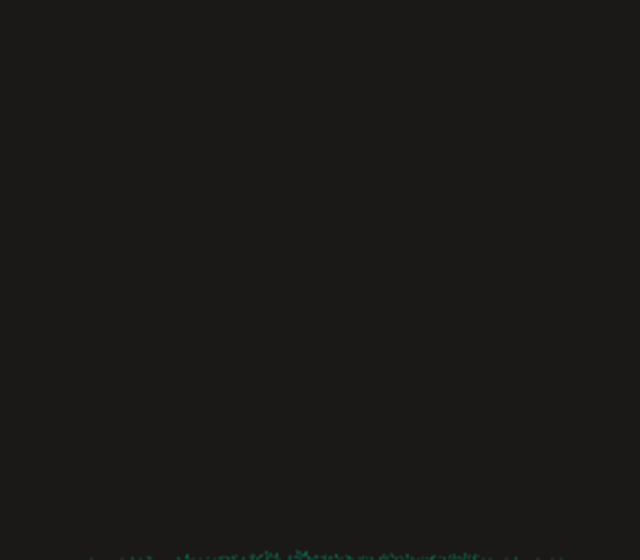
Frame 1 (no input)
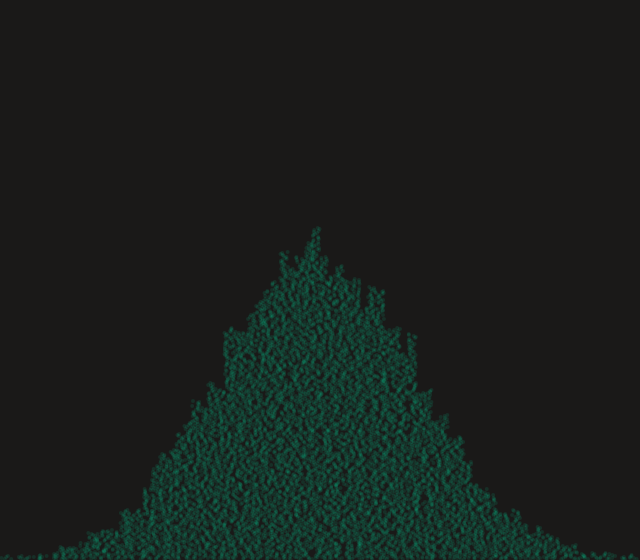
Frame 60 (no input)
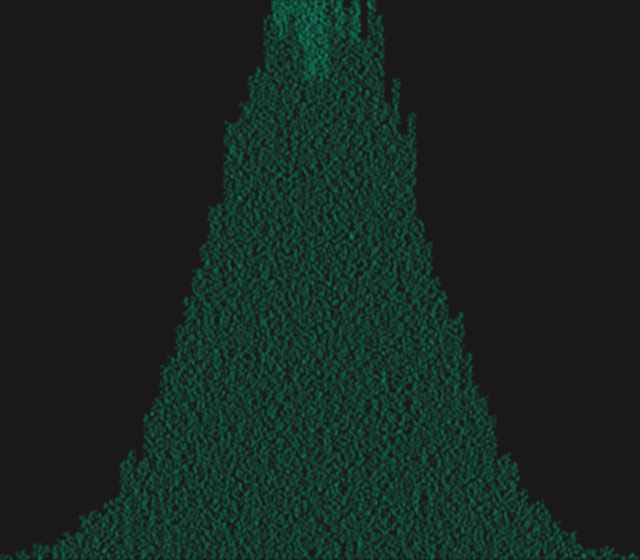
Frame 120 (the mouse pressed at the canvas centre since frame 60)

The p5.js sketch that drew these frames (run headless with seeded random() and noise() and a simulated clock; from frame 60 on, the mouse is pressed at the canvas centre):

// p5.js sketch
// ── sketch.js
let randomCounts = [];
let randomCountsInc = [];
let randomCountsMode = [];
let randomCountsModeInc = [];
let total = 80;

function setup() {
  createCanvas(640, 560);
  colorMode(HSB);
  background(24, 6, 10);

  for (let i = 0; i < total; i++) {
    randomCounts[i] = 0;
    randomCountsInc[i] = 1;
    randomCountsMode[i] = 1;
    randomCountsModeInc[i] = 1;
  }
}

function draw() {
  for (let i = 0; i < 160; i++) {
    // Get a gaussian random number w/ mean of 0 and standard deviation of 1.0
    let xloc = randomGaussian();

    const sd = 100; // Define a standard deviation
    const mean = width / 2; // Define a mean value (middle of the screen along the x-axis)
    xloc = xloc * sd + mean; // Scale the gaussian random number by standard deviation and mean

    const w = width / total;
    const index = floor(xloc / w);

    randomCounts[index] += randomCountsInc[index];

    checkChangeDirection(index);

    if (randomCountsMode[index] > 0.5) {
      fill(163, 100, 98, 0.1);
    } else {
      fill(163, 100, 2, 0.1);
    }
    noStroke();
    ellipse(xloc, height - randomCounts[index], 4, 4); // Draw an ellipse at our "normal" random position
  }
}

const checkChangeMode = (index) => {
  randomCountsMode[index] += randomCountsModeInc[index];
  if ([5, -4].includes(randomCountsMode[index])) {
    randomCountsModeInc[index] *= -1;
  }
};

const checkChangeDirection = (index) => {
  const v = randomCounts[index];
  if (v >= height || v <= 0) {
    randomCounts[index] = constrain(v, 0, height);
    randomCountsInc[index] *= -1;
    checkChangeMode(index);
  }
};
